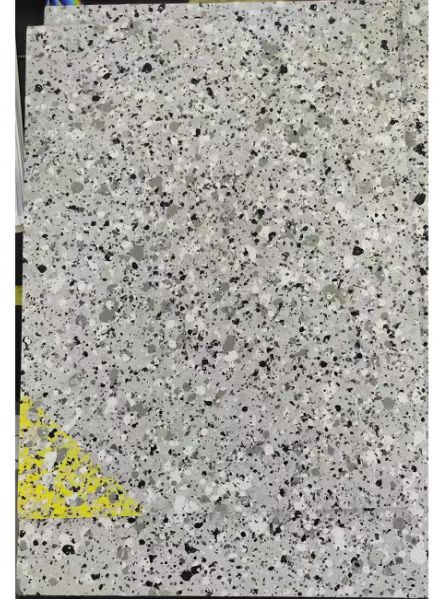
#> input picture marble-img/marble.jpg, 442 x 599 px
$ jupyter execute marble-img.ipynb
#> lines starting #> are read from the running program, lines starting #| are printed output that depends on the picture
[cell 1]
###
# 思路：DBSCAN采用二维空间上的密度聚类，非常适合找出图片上不规则的斑点。

# 数据处理
# 1.将图片转化为灰度图
# 2.二值化灰度图，把点的坐标作为训练样本

# 建模，调参
# 3.使用DBSCAN算法，对图上的点做密度的聚类，得到若干个聚类点
# 4.调整min_samples，和eps得到理想输出
###

[cell 2]
import cv2 as cv
import matplotlib.pyplot as plt

[cell 3]
img = cv.imread("marble.jpg")
#> img is the input picture: shape (599, 442, 3); mean B, G, R 162, 168.4, 170.3

[cell 4]
plt.imshow(img)

[cell 5]
import pandas  as pd

[cell 6]
img3 = img[10:580,50:400]
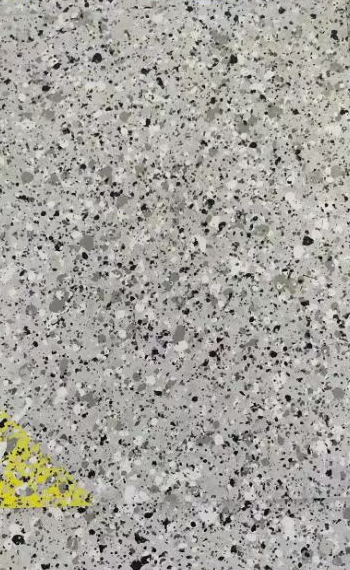
#> img3: shape (570, 350, 3); mean B, G, R 158, 164.1, 166.2

[cell 7]
plt.imshow(img3)

[cell 8]
# imgg.shape

[cell 9]
from sklearn.cluster import DBSCAN
import numpy as np
imgg = cv.cvtColor(img3,cv.COLOR_BGR2GRAY)
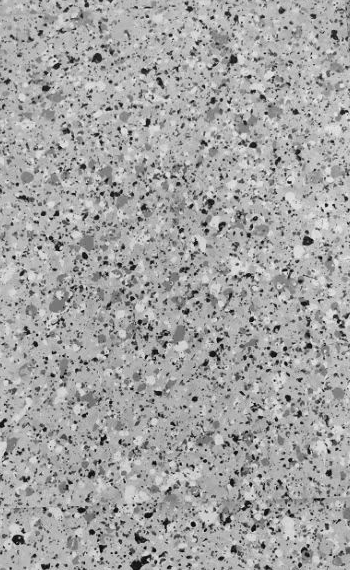
#> imgg: shape (570, 350); min 0, max 243, mean 164
c = DBSCAN(eps=0.01, min_samples=2).fit(imgg)

[cell 10]
plt.imshow(imgg,cmap=plt.get_cmap('gray'))

[cell 11]
the,ret = cv.threshold(imgg,80,255,cv.THRESH_BINARY_INV)
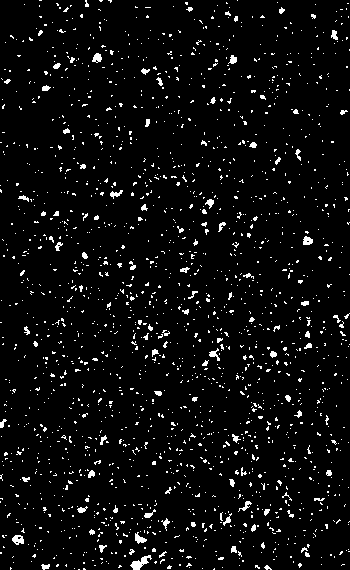
#> ret: shape (570, 350); 4.7% white in thin lines or dots

[cell 12]
plt.imshow(ret,cmap=plt.get_cmap('gray'))

[cell 13]
the,ret1 = cv.threshold(imgg,80,255,cv.THRESH_BINARY)
#> ret1: shape (570, 350); 95.3% white; black in thin lines or dots
plt.imshow(ret1,cmap=plt.get_cmap('gray'))

[cell 14]
recon = np.zeros_like(ret)
x = np.argwhere(ret)
#> x = 9288 pairs, first value 0 to 569, second value 0 to 349
c = DBSCAN(eps=2, min_samples=5).fit(x)
c.labels_
labels = c.labels_
#> labels = 9288 values, max 523 at index 9244, min -1 at index 0, mean 203.1
n_clusters_ = len(set(labels)) - (1 if -1 in labels else 0)
#> n_clusters_ = 524
n_noise_ = list(labels).count(-1)
#> n_noise_ = 2403
n_clusters_
#> Out = 524

[cell 15]
X = x
#> X has the same summary as x
db = c
core_samples_mask = np.zeros_like(db.labels_, dtype=bool)
core_samples_mask[db.core_sample_indices_] = True
unique_labels = set(labels)
#> unique_labels = 525 items
colors = [plt.cm.Spectral(each) for each in np.linspace(0, 1, len(unique_labels))]
#> colors = 525 items, first 6: (0.62, 0.00392, 0.259, 1), (0.62, 0.00392, 0.259, 1), (0.62, 0.00392, 0.259, 1), (0.628, 0.0133, 0.261, 1), (0.628, 0.0133, 0.261, 1), (0.637, 0.0227, 0.263, 1)
points = []
for k, col in zip(unique_labels, colors):
    if k == -1:
        continue
        # Black used for noise.
        col = [0, 0, 0, 1]

    class_member_mask = labels == k

    xy = X[class_member_mask & core_samples_mask]
    points.append(xy)
#> this loop made 525 passes
#> after the loop, points = 524 items

[cell 16]
len(points)
#> Out = 524

[cell 17]
result = {}

[cell 18]
i = 0
for c1 in points:
    if len(c1)<8:
        continue
    recon[c1[:,0],c1[:,1]] = 255

    result[i] = {"族群大小":len(c1),"坐标":(c1[:,0].mean().round(2),c1[:,1].mean().round(2))}
    i += 1
#> this loop made 524 passes
#> c1 on passes 2, 5, 7: [[0, 100], [0, 101], [1, 100], [1, 101]], [[3, 57], [4, 57], [4, 58], [5, 57]], [[7, 147], [7, 148]]
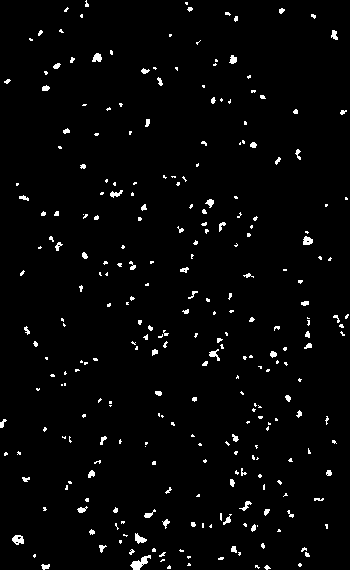
#> recon: shape (570, 350); 2.5% white in thin lines or dots
#> after the loop, i = 262; result = 262 items

[cell 19]
len(result)
#> Out = 262

[cell 20]
plt.rcParams['font.sans-serif'] = ['SimHei']
plt.figure(figsize=(13,9))
plt.xticks([])
ax1 = plt.subplot(131)
ax2 = plt.subplot(132)
ax3 = plt.subplot(133)
ax2.imshow(ret1,cmap=plt.get_cmap('gray'))
rec = ~(recon > 1)
#> rec: shape (570, 350) bool; 97.5% white; black in thin lines or dots
ax3.imshow(rec,cmap=plt.get_cmap('gray'))
ax1.title.set_text("raw")
# ax1.xticks([])
ax2.title.set_text("二值化")
ax3.title.set_text(f"reconsctruction {i}个聚类中心点")
ax1.imshow(img3)
plt.savefig(f"result_{len(result)}.jpg",bbox_inches='tight')
#> figure, not shown here; B, G, R data is drawn as R, G, B

[cell 21]
df = pd.DataFrame(result).T
#> df = table of 262 rows and 2 columns

[cell 22]
df.to_csv("result.csv",encoding="utf-8-sig")

[cell 23]
df
#> Out = table of 262 rows and 2 columns

[cell 24]
imgg.shape
#> Out = (570, 350)

[cell 25]
plt.figure(figsize=(15,15))
plt.gca().invert_yaxis()
plt.xlim((0,imgg.shape[1]))
plt.ylim((imgg.shape[0],0))
plt.gca().get_xaxis().tick_top()

i = 0
for x in points:
    if len(x) < 30:
        continue
    plt.scatter(x[:,1], x[:,0],c="blue")
    plt.savefig(f"s-{i}.jpg")
    i+=1
#> this loop made 524 passes
#> after the loop, i = 42
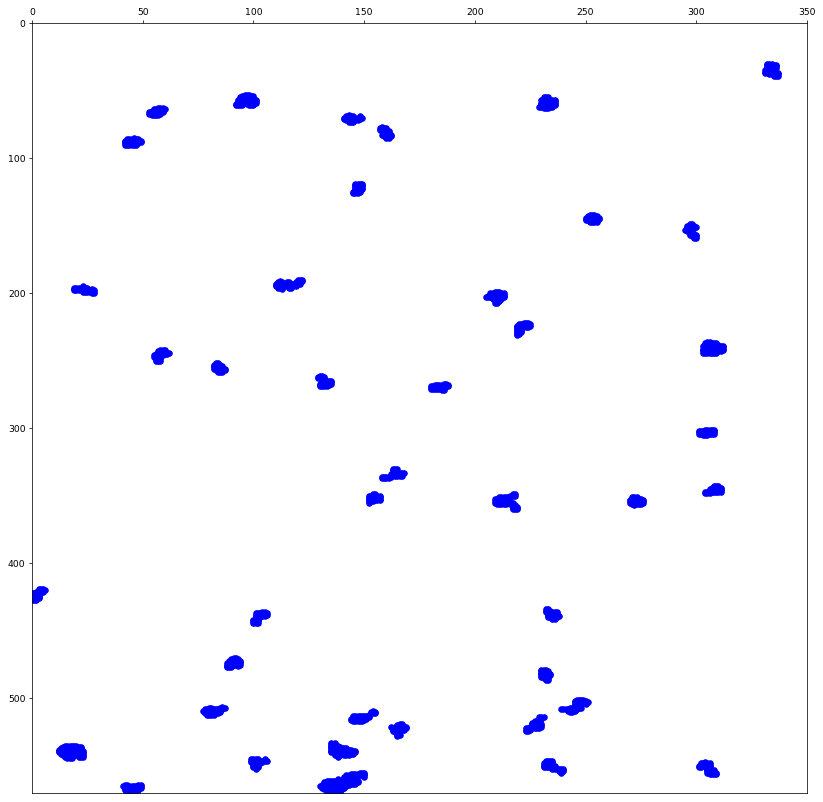
#> figure drawn by matplotlib, 1 panel
